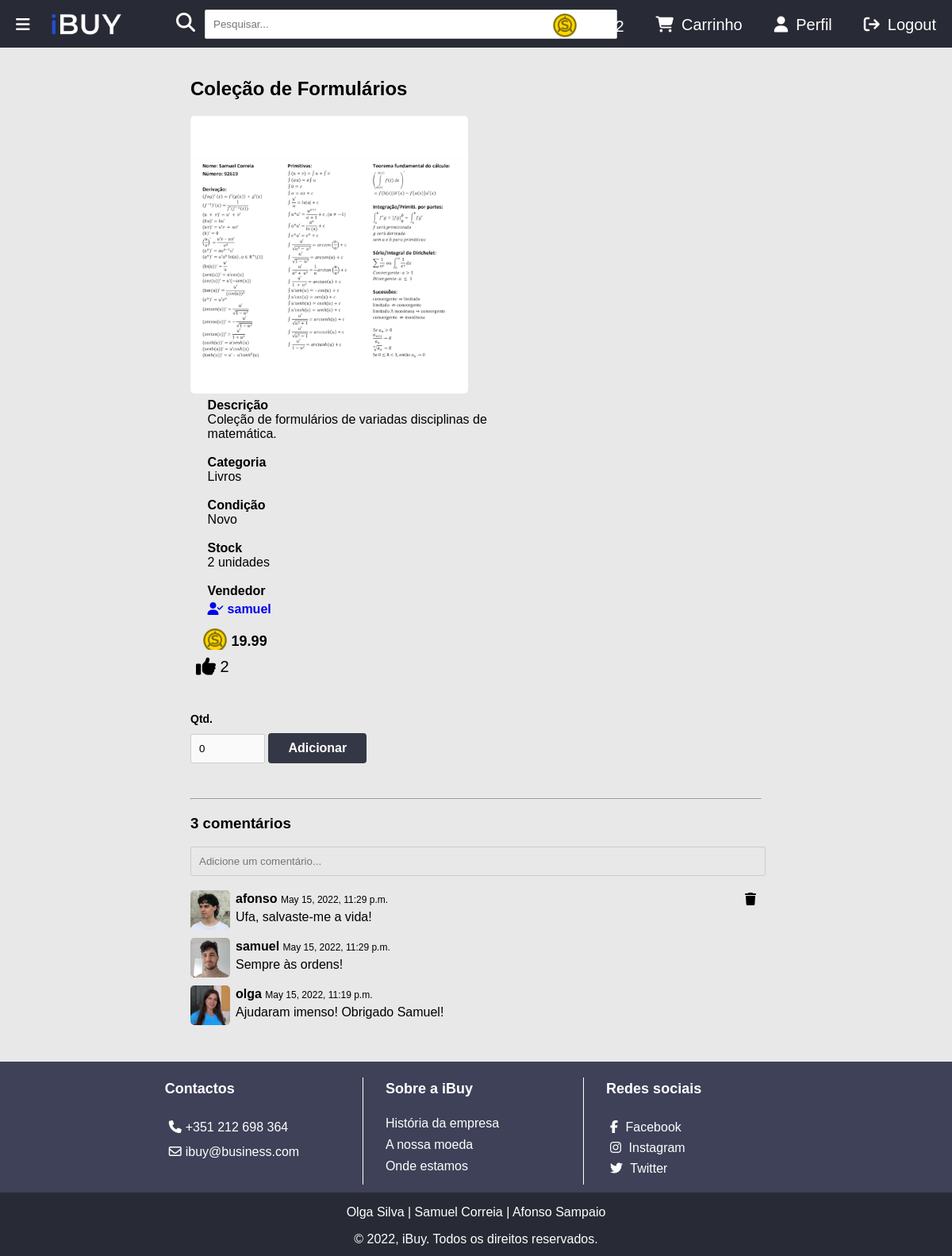
Page /ibuy/produto/17 (signed in) on the committed database.
### ibuy/models.py (models this page shows, shortened)
class Utilizador(models.Model):
    user = models.OneToOneField(User, on_delete=models.CASCADE)
    imagem = models.CharField(max_length=100, default='utilizador.png')
    credito = models.DecimalField(max_digits=6, decimal_places=2, default=0.00)

class Produto(models.Model):
    user = models.ForeignKey(User, on_delete=models.CASCADE, default="")
    likes = models.ManyToManyField(User, related_name='likes')
    nome = models.CharField(max_length=100)
    categoria = models.ForeignKey(Categoria, on_delete=models.CASCADE, default="", related_name="Categoria")
    quantidade = models.IntegerField(default=0)
    timestamp = models.DateTimeField(default=datetime.now, editable=False)
    descricao = models.TextField()
    preco = models.DecimalField(
        max_digits=6,
        decimal_places=2,
        default=0.00,
    )
    imagem = models.CharField(max_length=100, default='produto.png')
    video_embed = models.CharField(max_length=1000, blank=True)
    NOVO = 'Novo'
    USADO = 'Usado'
    OPCOES_CONDICAO = (
        (NOVO, 'Novo'),
        (USADO, 'Usado'),
    )
    condicao = models.CharField(choices=OPCOES_CONDICAO, default=NOVO, max_length=100)
    def total_likes(self):
        return self.likes.count()

class Categoria(models.Model):
    tipo = models.CharField(max_length=100, default="")

class Comentario(models.Model):
    user = models.ForeignKey(User, on_delete=models.CASCADE)
    produto = models.ForeignKey(Produto, on_delete=models.CASCADE)
    texto = models.TextField()
    timestamp = models.DateTimeField(default=datetime.now, editable=False)

### ibuy/views.py (the view)
# urls.py: path('produto/<int:produto_id>', views.produto, name='produto'),
def produto(request, produto_id):
    p = get_object_or_404(Produto, pk=produto_id)
    user = get_object_or_404(User, pk=p.user_id)
    listacomentarios = Comentario.objects.filter(produto_id=produto_id).order_by('-timestamp')
    liked = p.likes.filter(id=request.user.id).exists()
    context = {
        'listacomentarios': listacomentarios,
        'nome_user': user.username,
        'produto': p,
        'comentarioform': ComentarioForm,
        'liked': liked,
    }
    return render(request, 'ibuy/produto.html', context)

### ibuy/templates/ibuy/produto.html (shortened to what this page needs)
{% extends "ibuy/index.html" %}
{% load static %}
{% block content %}
<br>
<section class="product-wrap">
    <h2> {{ produto.nome }} </h2>
    <section class="product-img-wrap">
        <img src="{% static 'media/images/produto/' %}{{produto.imagem}}"> <br>
    </section>
    <section class="product-info-wrap">
        <strong>Descrição</strong><br><section class="product-description">{{ produto.descricao }}</section><br>
        <strong>Categoria</strong><br>{{ produto.categoria.tipo }}<br><br>
        <strong>Condição</strong><br>{{ produto.condicao }}<br><br>
        <strong>Stock</strong><br>{{ produto.quantidade }} unidade{{ produto.quantidade|pluralize }}<br><br>
        <strong>Vendedor</strong><br>
        <section class="product-vendedor" >
        <a href="{% url 'ibuy:perfil' produto.user.id %}">
                            <i class="fa-solid fa-user-check"></i>{{ produto.user.username }}
        </a></section>
        <section class="coin-product"><img src="{% static 'ibuy/images/coin.png' %}"
                                                             alt="Moeda do website" width="30" height="30">{{ produto.preco }}
        </section>
    </section>
</section>
{% if request.user.is_authenticated and not request.user.is_superuser %}
    <section class="product-options-wrap">
    <a href="{% url 'ibuy:like_produto' produto.id %}">
        {% if liked %}
        <i class="fa-solid fa-thumbs-up fa-lg"></i>
        {% else %}
        <i class="fa-regular fa-thumbs-up fa-lg"></i>
        {% endif %}
    </a>
        {{ produto.total_likes }}
    </section>
{% endif %}
{% if request.user.is_authenticated and not request.user.is_superuser and request.user != produto.user %}
    <br><br>
    <section class="add-to-cart">
    <form action="{% url 'ibuy:updatecarrinho' produto.id %}" method="post">
        <section class="form-field-label" >Qtd.</section>
        <input style="width: 10%; background-color: #fafafa" class="form-field" type="number" name="quantidade" id="quantidade" value="0" min=0 max={{ produto.quantidade }}
           step=1>
        <input type="submit" value="Adicionar" class="form-btn" style="margin-left:0; font-size: 16px"/>
    </form>
</section>
{% endif %}
<br><br>
<hr>
<h3>{{ listacomentarios.count }} comentário{{ listacomentarios.count|pluralize }} </h3>
{% if request.user.is_authenticated and not request.user.is_superuser %}
<form action="{% url 'ibuy:adicionarcomentario' produto.id %}" method="post" class="comment-form">
    {% for field in comentarioform %}
    {{ field }}
    <br>
    {% endfor %}
</form>
{% endif %}
<br>
{% if listacomentarios %}
<section class="scrollbar">
{% for comentario in listacomentarios %}
    <section class="comment-wrap">
        <section class="comment-img">
        <img src="{% static 'media/images/utilizador/' %}{{comentario.user.utilizador.imagem}}"> <br>
        </section>
        <section class="comment-details-wrap">
        <section class="comment-user">
            <strong>{{ comentario.user }}</strong> <span style="font-size: 12px;"> {{ comentario.timestamp }}</span>
        </section>
        <section class="comment-text">
        {{ comentario.texto }}
        </section>
        </section>
        {% if request.user.id == comentario.user_id or request.user.is_superuser %}
        <section class="comment-delete-btn">
        <a href="{% url 'ibuy:apagarcomentario' comentario.id %}"><i class="fa-solid fa-trash"></i></a>
        </section>
        {% endif %}
    </section>
{% endfor %}
</section>
<br>
<br>
{% else %}
<h3>Não existem comentários.</h3>
{% endif %}
{% endblock %}

### ibuy/templates/ibuy/index.html (shortened to what this page needs)
<!DOCTYPE html>
<html lang="en">
<head>
    {% load static %}
    <link rel="stylesheet" type="text/css" href="{% static 'ibuy/style.css' %}"/>
</head>
<body>
<section class="page-wrap">
    <header>
        <section class="open-sidebar-btn">
            <a href="#" id="menu-btn">
                <i class="fa fa-bars" aria-hidden="true"></i>
            </a>
        </section>
        <section class="logo">
            <a href="{% url 'ibuy:index' %}"><img src="{% static 'ibuy/images/LOGO-IBUY-White-Trans.gif' %}"
                                                  alt="Logo iBuy" height="50"></a>
        </section>
        <section class="search">
            <i id="search-symbol" class="fa-solid fa-magnifying-glass fa-xl"></i>
            <form method="get" id="search-form" action="{% url 'ibuy:index' %}">
                <input id="search-text" name="pesquisa" type="text" placeholder="Pesquisar...">
            </form>
        </section>
        <section class="header-btns">
            {% if request.user.is_authenticated %}
            <a href="{% url 'ibuy:logoutview' %}" class="header-btns-link"><i class="fa-solid fa-arrow-right-from-bracket" id="logout-btn"></i>Logout</a>
            <a href="{% url 'ibuy:perfil' request.user.id %}" class="header-btns-link"><i class="fa-solid fa-user"></i>Perfil</a>
            {% else %}
            <a href="{% url 'ibuy:loginuser' %}" class="header-btns-link"><i class="fa-solid fa-arrow-right-to-bracket"></i>Login</a>
            {% endif %}
            {% if request.user.is_authenticated and not request.user.is_superuser %}
            <a href="{% url 'ibuy:carrinho' %}" class="header-btns-link"><i class="fa-solid fa-cart-shopping"></i>Carrinho</a>
            <a href="{% url 'ibuy:adicionarcredito' %}" id="testes">
                <img src="{% static 'ibuy/images/coin.png' %}" alt="Moeda do website" width="30"
                     id="img-coin"/>
                {{ request.user.utilizador.credito }}
            </a>
            {% endif %}
        </section>
    </header>
    <section class="content-wrap">
        {% block content %}{% endblock %}
    </section>
    <footer>
        <section class="upper-footer-wrap">
            <section class="upper-footer-wrap-content">
                <section class="upper-footer-wrap-left">
                    <section class="upper-footer-wrap-left-text">
                        <h4>Contactos</h4>
                        <p><i class="fa-solid fa-phone"></i>+351 212 698 364</p>
                        <p><i class="fa-regular fa-envelope"></i>ibuy@business.com</p>
                    </section>
                </section>
                <section class="upper-footer-wrap-mid">
                    <section class="upper-footer-wrap-mid-text">
                        <h4>Sobre a iBuy</h4>
                        <p><a href="{% url 'ibuy:historiaempresa' %}">História da empresa</a></p>
                        <p><a href="{% url 'ibuy:nossamoeda' %}">A nossa moeda</a></p>
                        <p><a href="{% url 'ibuy:ondeestamos' %}">Onde estamos</a></p>
                    </section>
                </section>
                <section class="upper-footer-wrap-right">
                    <section class="upper-footer-wrap-right-text">
                        <h4>Redes sociais</h4>
                        <a href="https://m.facebook.com/samco2k?_rdr" target="_blank"><i
                                class="fa-brands fa-facebook-f"></i> Facebook</a><br>
                        <a href="https://www.instagram.com/opombosilva/" target="_blank"><i
                                class="fa-brands fa-instagram"></i> Instagram</a><br>
                        <a href="https://twitter.com/uhfonso" target="_blank"><i class="fa-brands fa-twitter"></i>
                            Twitter</a><br>
                    </section>
                </section>
            </section>
        </section>
        <section class="lower-footer-wrap">
            <p>Olga Silva | Samuel Correia | Afonso Sampaio</p>
            <p>&copy; 2022, iBuy. Todos os direitos reservados.</p>
        </section>
    </footer>
</section>
</body>
</html>

### ibuy/static/ibuy/style.css (style rules this page uses)
html, body { font-family: sans-serif; margin: 0; padding: 0; background-color: #E8E8E8; overflow-x: hidden; }
.page-wrap { position: relative; min-height: 100vh; overflow: hidden; }
.content-wrap { width: 60%; padding-left: 20%; padding-right: 20%; padding-bottom: 245px; }
footer .upper-footer-wrap, footer .lower-footer-wrap { width: 100%; position: absolute; color: white; }
footer h4 { font-weight: bold; font-size: 18px; }
.upper-footer-wrap { bottom: 80px; height: 160px; background-color: #3e4157; padding-bottom: 0.4%; }
.lower-footer-wrap { bottom: 0; height: 80px; background-color: #282A35; text-align: center; }
.upper-footer-wrap-content { width: 70%; padding-left: 15%; padding-right: 15%; height: 160px; margin: 0 auto; }
.upper-footer-wrap-content a:link { text-decoration: none; color: inherit; }
.upper-footer-wrap-left, .upper-footer-wrap-mid, .upper-footer-wrap-right { float:left; width: 33%; text-align: left; }
.upper-footer-wrap-left-text, .upper-footer-wrap-mid-text, .upper-footer-wrap-right-text { margin: 0 auto; padding-left: 10%; }
.upper-footer-wrap-mid-text p { margin: 0 0 9px; }
.upper-footer-wrap-left-text p { margin: 0 0 5px; }
.upper-footer-wrap i { padding: 5px; }
header { height: 60px; background-color: #282A35 !important; overflow: hidden; }
.open-sidebar-btn { float: left; margin: 20px; font-size: 20px; color: white !important; text-align: center; text-decoration: none; }
.open-sidebar-btn a { text-decoration: none; color: inherit; }
.header-btns-link { float: right; color: white !important; text-align: center; padding: 20px 20px; text-decoration: none; font-size: 20px; }
.header-btns i { padding-right: 10px; }
.header-btns { height: 60px; margin-top: 0; float: right; }
#testes { color: white; text-decoration: none; padding: 25px 20px; font-size: 20px; }
#img-coin { position: relative; padding-top: 10px; top: 12%; padding-right: 4px; }
.logo a { padding-top: 6px; display: block; float: left; text-decoration: none; color: inherit; }
#search-text { width: 250%; padding: 10px 10px; margin:0; border: 1px solid #ccc; border-radius: 2px; }
#search-form { float: left; padding-top: 12px; }
#search-symbol { margin: 12px; padding-top: 16px; float: left; color: white; }
.search { margin-left: 17.5%; }
.form-field { background-color: inherit; width: 50%; padding: 10px 10px; margin: 0; border: 1px solid #ccc; border-radius: 2px; }
.form-field-label { margin-left: 0; font-size: 14px; font-weight: bold; }
.form-btn { cursor: pointer; margin-top: 10px; background-color: #343745; color: white !important; padding: 10px 25px; text-decoration: none; border: none; border-radius: 4px; font-weight: bold; margin-left: 15%; }
.comment-form input { width: 99%; padding-right: 0; }
.comment-wrap { overflow: hidden; margin-bottom: 10px; }
.comment-wrap img { width: 50px; height: 50px; object-fit: cover; border-radius: 5px; float: left; }
.comment-text { margin-top: 5px; float:left; overflow-wrap: break-word; max-width: 55vw; }
.comment-img { float:left; }
.comment-user { margin-top: 2px; }
.comment-details-wrap { float: left; margin-left: 7px; }
.comment-delete-btn a { padding-right: 7px; color: inherit; text-decoration: none; }
.comment-delete-btn { padding-top: 3px; color: black; float: right; }
.product-img-wrap img { width: 350px; height: 350px; object-fit: cover; border-radius: 5px; }
.product-wrap { overflow: hidden; margin-bottom: 10px; }
.product-img-wrap { float:left; }
.product-info-wrap { float: left; margin-left: 3%; margin-top: 2px; }
.add-to-cart { border-radius: 5px; padding: 0; }
.product-options-wrap { font-size: 20px; padding-left: 7px; display: inline-block; color: black; }
.product-options-wrap a { text-decoration: none; color: inherit; }
.product-vendedor a { text-decoration: none; }
.product-vendedor i { width: 25px; }
.product-vendedor { margin-top: 5px; margin-bottom: 7px; font-weight: bold; }
.coin-product { display: inline-block; font-size: 18px; font-weight: bold; }
.coin-product img { position: relative; top: 8px; left: -6px; }
.product-description { overflow-wrap: break-word; max-width: 30vw; }
.scrollbar { overflow-y: auto; max-height: 400px; }

### rows in the picture
Produto: nome "Coleção de Formulários", imagem (picture), descricao "Coleção de formulários de variadas disciplinas de matemática.", categoria.tipo "Livros", condicao "Novo", quantidade "2", user.username "samuel", preco "19.99", total_likes "2"
Comentario: user.utilizador.imagem (picture), user "afonso", timestamp "May 15, 2022, 11:29 p.m.", texto "Ufa, salvaste-me a vida!"
Comentario: user.utilizador.imagem (picture), user "samuel", timestamp "May 15, 2022, 11:29 p.m.", texto "Sempre às ordens!"
Comentario: user.utilizador.imagem (picture), user "olga", timestamp "May 15, 2022, 11:19 p.m.", texto "Ajudaram imenso! Obrigado Samuel!"

### other values in the picture
{{ request.user.utilizador.credito }} "59.22"
{{ listacomentarios.count }} "3"
